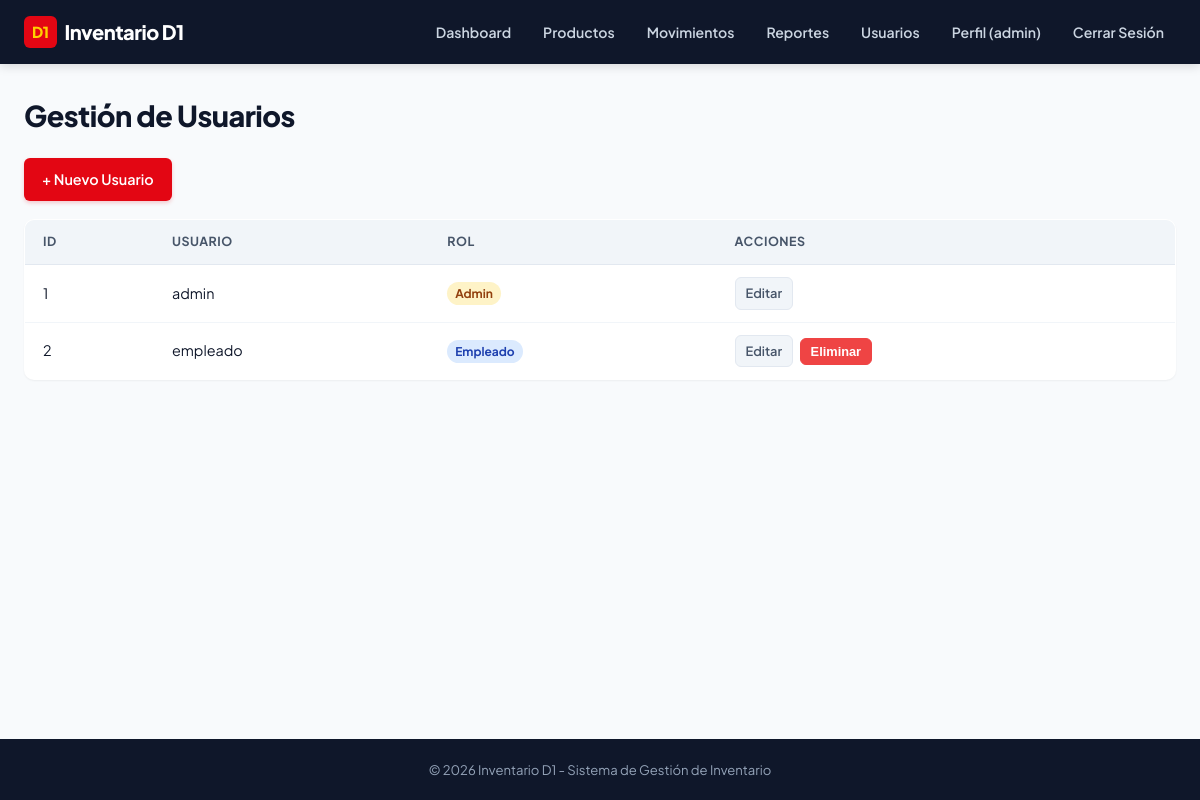
The app's page /usuarios (signed in) with its own data.
### app/models.py (models this page shows, shortened)
class Usuario(db.Model):
    __tablename__ = 'usuario'
    id = db.Column(db.Integer, primary_key=True)
    username = db.Column(db.String(80), unique=True, nullable=False)
    password = db.Column(db.String(255), nullable=False)
    rol = db.Column(db.String(50), default='empleado', nullable=False)

### app/routes.py (the view)
@main.route('/usuarios')
@admin_required
def listar_usuarios():
    usuarios = Usuario.query.order_by(Usuario.username).all()
    return render_template('usuarios.html', usuarios=usuarios)

### app/routes.py (called while the page is built)
def admin_required(f):
    @wraps(f)
    def decorated_function(*args, **kwargs):
        if 'usuario_id' not in session:
            flash('Debes iniciar sesión para acceder a esta página.', 'warning')
            return redirect(url_for('main.login', next=request.path))
        if session.get('usuario_rol') != 'admin':
            flash('No tienes permisos de administrador para acceder a esta sección.', 'error')
            return redirect(url_for('main.index'))
        return f(*args, **kwargs)
    return decorated_function

@main.before_app_request
def cargar_usuario_actual():
    g.usuario = None
    if 'usuario_id' in session:
        g.usuario = db.session.get(Usuario, session['usuario_id'])
        if g.usuario is None:
            session.clear()

@main.app_context_processor
def inject_global_vars():
    return dict(
        usuario_actual=getattr(g, 'usuario', None),
        now=datetime.utcnow()
    )

### app/templates/usuarios.html (shortened to what this page needs)
{% extends 'base.html' %}
{% block content %}
<h1>Gestión de Usuarios</h1>
<div class="actions">
    <a href="{{ url_for('main.registro') }}" class="btn" id="btn-nuevo-usuario">+ Nuevo Usuario</a>
</div>
{% if usuarios %}
    <table id="tabla-usuarios">
        <thead>
            <tr>
                <th>ID</th>
                <th>Usuario</th>
                <th>Rol</th>
                <th>Acciones</th>
            </tr>
        </thead>
        <tbody>
            {% for usuario in usuarios %}
            <tr>
                <td>{{ usuario.id }}</td>
                <td>{{ usuario.username }}</td>
                <td>
                    <span class="badge badge-{{ usuario.rol }}">{{ usuario.rol|capitalize }}</span>
                </td>
                <td class="acciones">
                    <a href="{{ url_for('main.editar_usuario', id=usuario.id) }}" class="btn-small" id="btn-editar-usuario-{{ usuario.id }}">Editar</a>
                    {% if usuario.id != session.get('usuario_id') %}
                    <form method="POST" action="{{ url_for('main.eliminar_usuario', id=usuario.id) }}" style="display:inline;">
                        <button type="submit" class="btn-small btn-danger" id="btn-eliminar-usuario-{{ usuario.id }}"
                                onclick="return confirm('¿Estás seguro de eliminar al usuario {{ usuario.username }}?')">
                            Eliminar
                        </button>
                    </form>
                    {% endif %}
                </td>
            </tr>
            {% endfor %}
        </tbody>
    </table>
{% else %}
    <p class="empty">No hay usuarios registrados. <a href="{{ url_for('main.registro') }}">Crear uno</a></p>
{% endif %}
{% endblock %}

### app/static/css/style.css (style rules this page uses)
:root { --primary: #E30613; --primary-hover: #C20510; --primary-light: #FEE2E2; --accent-yellow: #FFD100; --accent-yellow-dark: #D97706; --bg-page: #F8FAFC; --bg-card: #FFFFFF; --bg-header: #0F172A; --border-color: #E2E8F0; --border-subtle: #F1F5F9; --text-primary: #0F172A; --text-secondary: #475569; --text-muted: #94A3B8; --text-inverse: #FFFFFF; --success: #10B981; --success-bg: #ECFDF5; --warning: #F59E0B; --warning-bg: #FFFBEB; --danger: #EF4444; --danger-bg: #FEF2F2; --info: #3B82F6; --info-bg: #EFF6FF; --radius-sm: 6px; --radius-md: 10px; --radius-lg: 16px; --radius-full: 9999px; --shadow-sm: 0 1px 2px rgba(0, 0, 0, 0.05); --shadow-md: 0 4px 6px -1px rgba(0, 0, 0, 0.08), 0 2px 4px -2px rgba(0, 0, 0, 0.04); --shadow-lg: 0 10px 15px -3px rgba(0, 0, 0, 0.1), 0 4px 6px -4px rgba(0, 0, 0, 0.05); }
*, *::before, *::after { box-sizing: border-box; margin: 0; padding: 0; }
body { font-family: 'Plus Jakarta Sans', system-ui, -apple-system, BlinkMacSystemFont, 'Segoe UI', Roboto, sans-serif; background-color: var(--bg-page); color: var(--text-primary); line-height: 1.6; min-height: 100vh; display: flex; flex-direction: column; }
a { color: var(--primary); text-decoration: none; transition: color 0.15s ease; }
h1 { font-size: 1.8rem; font-weight: 800; color: var(--text-primary); margin-bottom: 20px; letter-spacing: -0.5px; }
table { width: 100%; border-collapse: collapse; background: var(--bg-card); border: 1px solid var(--border-color); border-radius: var(--radius-md); overflow: hidden; margin-bottom: 20px; font-size: 0.9rem; box-shadow: var(--shadow-sm); }
th { background: #F1F5F9; color: var(--text-secondary); font-weight: 700; font-size: 0.78rem; text-transform: uppercase; letter-spacing: 0.5px; padding: 12px 18px; text-align: left; border-bottom: 1px solid var(--border-color); }
td { padding: 12px 18px; border-bottom: 1px solid var(--border-subtle); vertical-align: middle; }
tr:last-child td { border-bottom: none; }
td.acciones { white-space: nowrap; }
.actions { margin-bottom: 18px; display: flex; align-items: center; gap: 12px; }
.btn { display: inline-flex; align-items: center; justify-content: center; font-weight: 600; font-size: 0.9rem; padding: 10px 18px; border-radius: var(--radius-sm); border: none; cursor: pointer; background-color: var(--primary); color: #FFFFFF; box-shadow: 0 2px 4px rgba(227, 6, 19, 0.2); transition: all 0.2s ease; }
.btn-small { display: inline-block; padding: 5px 10px; font-size: 0.8rem; font-weight: 600; border-radius: var(--radius-sm); background: #F1F5F9; color: var(--text-secondary); border: 1px solid var(--border-color); margin-right: 4px; }
.btn-danger { background-color: var(--danger); color: #FFFFFF; border-color: var(--danger); box-shadow: none; }
.badge { display: inline-block; font-size: 0.75rem; font-weight: 700; padding: 2px 8px; border-radius: var(--radius-full); }
.badge-admin { background: #FEF3C7; color: #92400E; }
.badge-empleado { background: #DBEAFE; color: #1E40AF; }

### records on screen
Usuario: id "1", username "admin", rol "Admin"
Usuario: id "2", username "empleado", rol "Empleado"

### other values on screen
{{ session.get('usuario_username') }} "admin"
